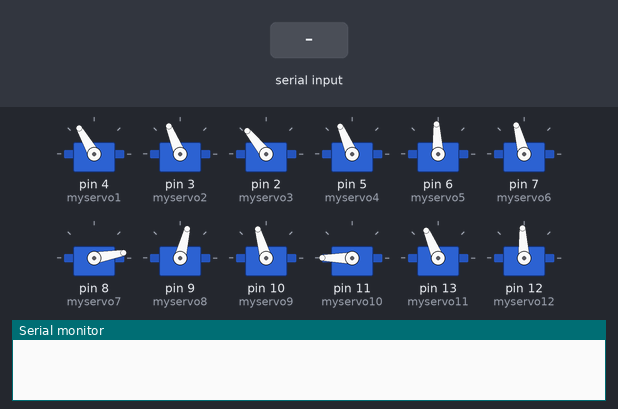
The sketch below on a simulated Arduino Uno, built for the host (arithmetic inside an expression is 32-bit, double 64-bit). Parts: 12 × servo, the last lines printed to the serial monitor. The inputs (shaded band) are chosen by the test bench.

Above: at 1.2 s.
1.3 s: "q" received over Serial
At 2.2 s:
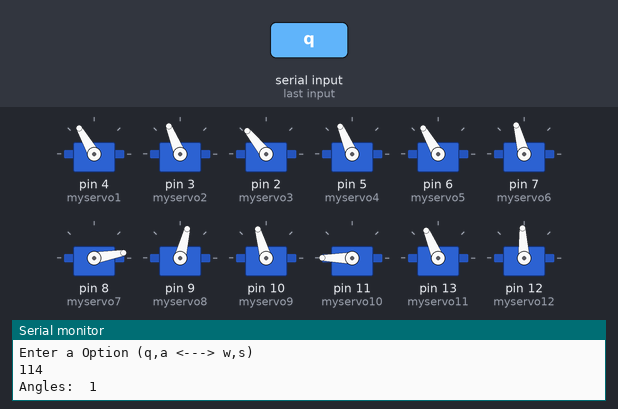
2.8 s: "a" received over Serial
At 3.4 s:
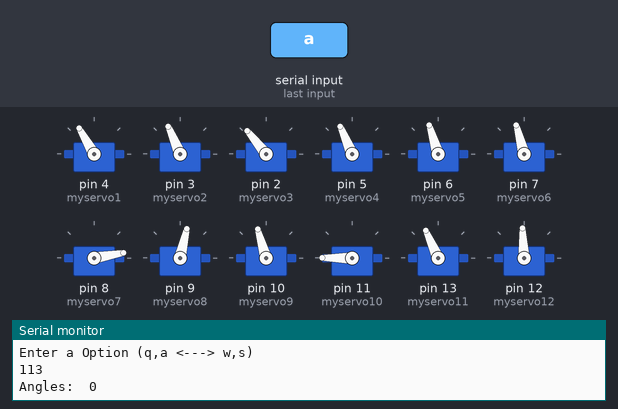
Timing chart, 0 to 5.8 s (numbered marks = the images above; inputs shaded):
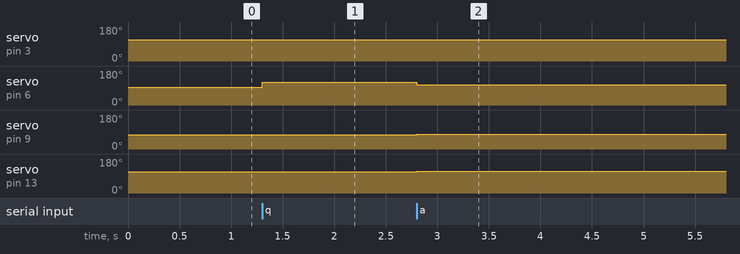

The sketch:

Calibration_with_common_angles.ino
```cpp
#include <Servo.h>
#include <Arduino.h>

Servo myservo1,myservo2;  // create servo object to control a servo
Servo myservo3,myservo4;  // create servo object to control a servo
Servo myservo5,myservo6;  // create servo object to control a servo
Servo myservo7,myservo8;  // create servo object to control a servo
Servo myservo9,myservo10;  // create servo object to control a servo
Servo myservo11,myservo12;  // create servo object to control a servo

int Theta1[3], Theta2[3], Theta3[3];
char val; // initial value of input

int poser1=0;
int poser2=0;

void setup() {
  // put your setup code here, to run once:
  Serial.begin(115200);
  myservo1.attach(4);  //BR1
  myservo2.attach(3);  //BR2
  myservo3.attach(2);  //BR3
  myservo4.attach(5);  //BL1
  myservo5.attach(6);  //BL2
  myservo6.attach(7);  //BL3
  myservo7.attach(8);  //FR1
  myservo8.attach(9);  //FR2
  myservo9.attach(10); //FR3
  myservo10.attach(11); //FL1
  myservo11.attach(13); //FL2
  myservo12.attach(12);  //FL3


  //Calibrating Theta Positions
  Theta1[0]= 180;
  Theta1[1]= 10;
  Theta1[2]= 120;
  Theta1[3]= 70;

  Theta2[0]= 113;
  Theta2[1]= 76;
  Theta2[2]= 112;
  Theta2[3]= 82;

  Theta3[0]= 93;
  Theta3[1]= 106;
  Theta3[2]= 129;
  Theta3[3]= 105;

  myservo10.write(Theta1[0]);
  myservo7.write(Theta1[1]);
  myservo1.write(Theta1[2]);
  myservo4.write(Theta1[3]);

  //Second
  myservo11.write(Theta2[0]);
  myservo8.write(Theta2[1]);
  myservo2.write(Theta2[2]);
  myservo5.write(Theta2[3]);

  //Third
  myservo12.write(Theta3[0]);
  myservo9.write(Theta3[1]);
  myservo3.write(Theta3[2]);
  myservo6.write(Theta3[3]);

  poser1=0;
  poser2=0;

}


void loop() {
  // put your main code here, to run repeatedly:
if (Serial.available()) {
    Serial.println("Enter a Option (q,a <---> w,s)");
    val = Serial.read();
    if (val == 'q')  {
    myservo11.write(Theta2[0]++);
    myservo8.write(Theta2[1]++);
    myservo2.write(Theta2[2]++);
    myservo5.write(Theta2[0]+6);
    Serial.println(Theta2[0]);

    poser1++;
    }
//    if (val == 'w')  {
//    myservo12.write(Theta3[0]++);
//    myservo9.write(Theta3[1]++);
//    myservo3.write(Theta3[2]++);
//    myservo6.write(Theta3[3]++);
//    poser2++;
//    }
    if (val == 'a')  {
    myservo11.write(Theta2[0]--);
    myservo8.write(Theta2[1]--);
    myservo2.write(Theta2[2]--);
    myservo5.write(Theta2[0]-6);
    Serial.println(Theta2[0]);
    poser1--;
    }
//    if (val == 's')  {
//    myservo12.write(Theta3[0]--);
//    myservo9.write(Theta3[1]--);
//    myservo3.write(Theta3[2]--);
//    myservo6.write(Theta3[3]--);
//    poser2--;
//    }
//
    Serial.print("Angles:\t");
    Serial.println(poser1);
//    Serial.print("    ");
//    Serial.println(poser2);
  }
}
```

Measured:
- after the input at 1.3 s, servo on pin 6 (myservo5): 93° → 120° at once
- after the input at 2.8 s, servo on pin 3 (myservo2): 112° → 113° at once; servo on pin 6 (myservo5): 120° → 107° at once; servo on pin 9 (myservo8): 76° → 77° at once; servo on pin 13 (myservo11): 113° → 114° at once
